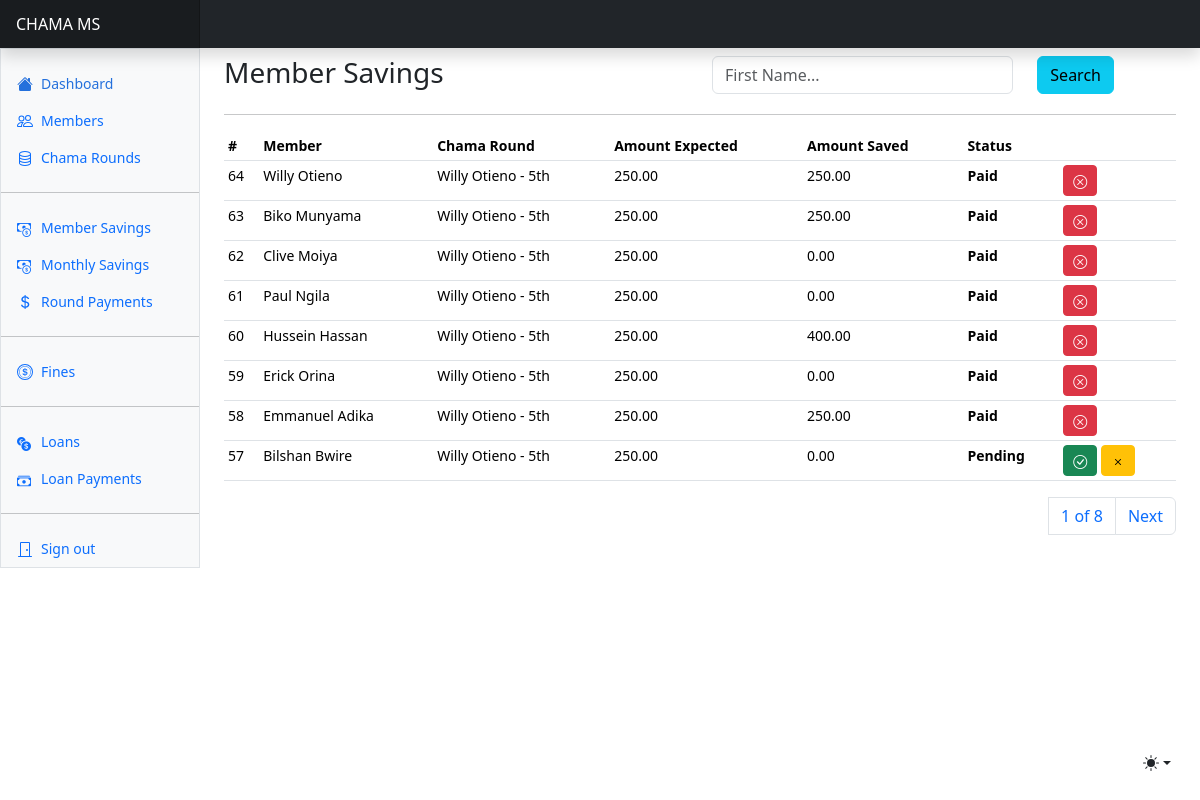
Page /payments/members-savings/ on the committed database.
### finance/models.py (models this page shows, shortened)
class MemberSaving(AbstractBaseModel):
    merigoround = models.ForeignKey(MeriGoRound, on_delete=models.CASCADE, null=True)
    member = models.ForeignKey("users.User", on_delete=models.CASCADE, related_name="membersavings")
    amount_expected = models.DecimalField(max_digits=100, decimal_places=2, default=250)
    amount_saved = models.DecimalField(max_digits=100, decimal_places=2, default=0)
    savings_round = models.CharField(max_length=255, choices=ROUND_CHOICES)
    paid = models.BooleanField(default=False)
    payment_status = models.CharField(
        max_length=255, choices=PAYMENT_STATUS, default="Pending"
    )
    amount_fined = models.DecimalField(max_digits=100, decimal_places=2, default=0)

class MeriGoRound(AbstractBaseModel):
    member = models.ForeignKey("users.User", on_delete=models.CASCADE)
    round_date = models.DateField()
    amount_expected = models.DecimalField(max_digits=100, decimal_places=2, default=0)
    amount_raised = models.DecimalField(max_digits=100, decimal_places=2, default=0)
    done = models.BooleanField(default=False)
    def __str__(self):
        return self.member.first_name + " " + self.member.last_name

### users/models.py (models this page shows, shortened)
class User(AbstractUser, AbstractBaseModel):
    role = models.CharField(max_length=255, choices=USER_ROLES)
    id_number = models.CharField(max_length=255)
    phone_number = models.CharField(max_length=255)
    gender = models.CharField(max_length=255, null=True, blank=True)
    date_joined = models.DateField(null=True)
    address = models.CharField(max_length=255, null=True, blank=True)
    city = models.CharField(max_length=255, null=True)
    county = models.CharField(max_length=255, null=True, blank=True)
    country = models.CharField(max_length=255, null=True, blank=True)
    round_number = models.IntegerField(default=0, null=True, blank=True)
    def __str__(self):
        return f"{self.first_name} {self.last_name}"

### finance/views.py (the view)
# urls.py: path("members-savings/", members_savings, name="members-savings"),
def members_savings(request):
    savings = MemberSaving.objects.all().order_by("-created")
    members = User.objects.filter(role="Member")
    if request.method == "POST":
        search_text = request.POST.get("search_text")
        print(f"Search Text: {search_text}")
        savings = MemberSaving.objects.filter(Q(member__first_name__icontains=search_text) | Q(member__last_name__icontains=search_text))
    paginator = Paginator(savings, 8)
    page_number = request.GET.get("page")
    page_obj = paginator.get_page(page_number)
    context = {
        "page_obj": page_obj,
        "members": members
    }
    return render(request, "payments/savings/savings.html", context)

### templates/payments/savings/savings.html (shortened to what this page needs)
{% extends "base.html" %}
{% block content %}
<div class="row mt-2">
    <div class="col">
        <h3>Member Savings</h3>
    </div>
    <div class="col">
      <form method="POST">
          <div class="row">
            <div class="col-8">
              <input type="text" class="form-control" name="search_text" id="search_text" placeholder="First Name...">
            </div>
            <div class="col-4">
              <button class="btn btn-info">Search</button>
            </div>
          </div>
      </form>
    </div>
</div>
<hr/>
      <div class="table-responsive small">
        <table class="table table-sm">
          <thead>
            <tr>
              <th scope="col">#</th>
              <th scope="col">Member</th>
              <th scope="col">Chama Round</th>
              <th scope="col">Amount Expected</th>
              <th scope="col">Amount Saved</th>
              <th scope="col">Status</th>
              <th scope="col"></th>
            </tr>
          </thead>
          <tbody>
            {% for saving in page_obj %}
            <tr>
              <td>{{saving.id}}</td>
              <td>{{saving.member}}</td>
              <td>{{saving.merigoround}} - {{saving.savings_round}}</td>
              <td>{{saving.amount_expected}}</td>
              <td>{{saving.amount_saved}}</td>
              <td><b>{{saving.payment_status}}</b></td>
              <td>
                {% if saving.payment_status == "Paid" %}
                <a href="{% url 'member-savings-as-cancelled' saving.id %}" class="btn btn-danger btn-sm"><i class="bi bi-x-circle"></i></a>
                {% elif saving.payment_status == "Pending" %}
                <a data-bs-toggle="modal" data-bs-target="#newSavingsRecordModal{{ saving.id }}" class="btn btn-success btn-sm"><i class="bi bi-check-circle"></i></a>
                <a href="{% url 'member-savings-as-defaulted' saving.id %}" class="btn btn-warning btn-sm"><i class="bi bi-x"></i></a>
                {% elif saving.payment_status == "Defaulted" or saving.payment_status == "Cancelled" %}
                <a href="{% url 'member-savings-as-reset' saving.id %}" class="btn btn-info btn-sm"><i class="bi bi-arrow-clockwise"></i></a>
                {% endif %}
              </td>
            </tr>
            {% endfor %}
          </tbody>
        </table>
        <div>
          <nav aria-label="Page navigation example">
            <ul class="pagination justify-content-end">
              <a class="page-link" href="#">{{ page_obj.number }} of {{ page_obj.paginator.num_pages }}</a>
              {% if page_obj.has_next %}
              <li class="page-item"><a class="page-link" href="?page={{ page_obj.next_page_number }}">Next</a></li>
              {% endif %}
            </ul>
          </nav>
        </div>
      </div>
{% endblock content %}

### static/dashboard.css (style rules this page uses)
.bi { display: inline-block; width: 1rem; height: 1rem; }

### templates/base.html (style rules this page uses)
.bi { vertical-align: -.125em; fill: currentColor; }

### rows in the picture
MemberSaving: id "64", member "Willy Otieno", merigoround "Willy Otieno", savings_round "5th", amount_expected "250.00", amount_saved "250.00", payment_status "Paid"
MemberSaving: id "63", member "Biko Munyama", merigoround "Willy Otieno", savings_round "5th", amount_expected "250.00", amount_saved "250.00", payment_status "Paid"
MemberSaving: id "62", member "Clive Moiya", merigoround "Willy Otieno", savings_round "5th", amount_expected "250.00", amount_saved "0.00", payment_status "Paid"
MemberSaving: id "61", member "Paul Ngila", merigoround "Willy Otieno", savings_round "5th", amount_expected "250.00", amount_saved "0.00", payment_status "Paid"
MemberSaving: id "60", member "Hussein Hassan", merigoround "Willy Otieno", savings_round "5th", amount_expected "250.00", amount_saved "400.00", payment_status "Paid"
MemberSaving: id "59", member "Erick Orina", merigoround "Willy Otieno", savings_round "5th", amount_expected "250.00", amount_saved "0.00", payment_status "Paid"
MemberSaving: id "58", member "Emmanuel Adika", merigoround "Willy Otieno", savings_round "5th", amount_expected "250.00", amount_saved "250.00", payment_status "Paid"
MemberSaving: id "57", member "Bilshan Bwire", merigoround "Willy Otieno", savings_round "5th", amount_expected "250.00", amount_saved "0.00", payment_status "Pending"

### other values in the picture
{{ page_obj.number }} "1"
{{ page_obj.paginator.num_pages }} "8"
